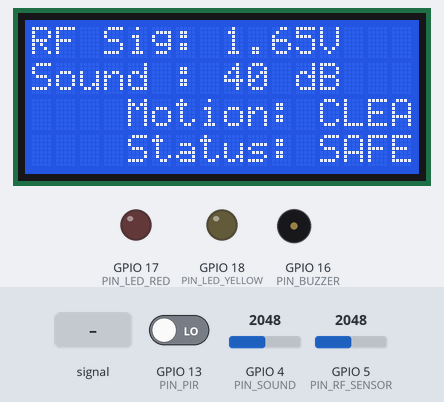
Recording of a sketch running on a simulated ESP32. Parts: 16×4 character LCD, output pins drawn as LEDs (lit = HIGH), buzzer (waves = sounding, pin HIGH). Dashed ring = blinking. Inputs (shaded band) come from the test bench; at power-on: GPIO 13 (PIN_PIR) LOW, GPIO 4 (PIN_SOUND) = 2048, GPIO 5 (PIN_RF_SENSOR) = 2048. WiFi joins after 1.5 s; servers stay silent unless stated; no MQTT or app messages arrive unless stated; what the sketch prints to the serial monitor is not drawn.

Above: at 3.7 s.
3.8 s: GPIO 4 (PIN_SOUND) fed a 2 Hz sine of ±1228 counts around its level
At 5.06 s:
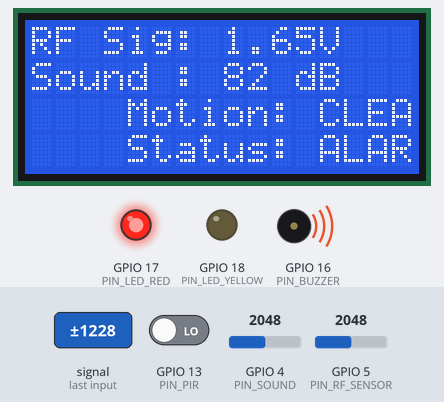
6.3 s: GPIO 13 (PIN_PIR) driven HIGH
At 7.8 s:
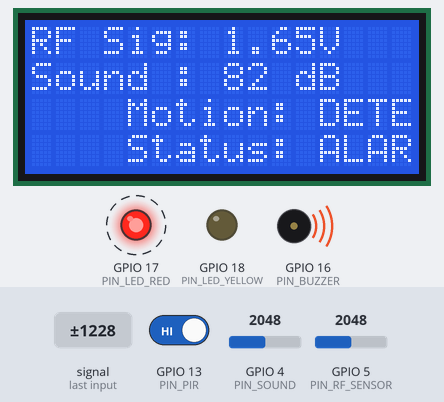
8.6 s: GPIO 4 (PIN_SOUND) set to 2866
At 9.7 s:
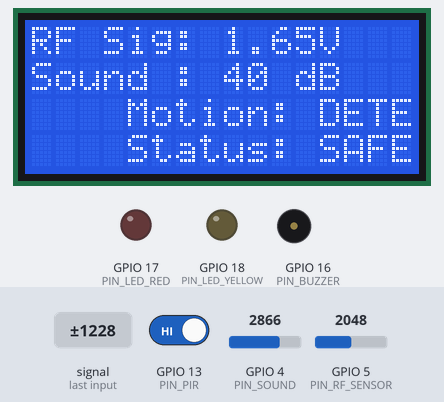
10.3 s: GPIO 5 (PIN_RF_SENSOR) set to 2866
At 11.1 s:
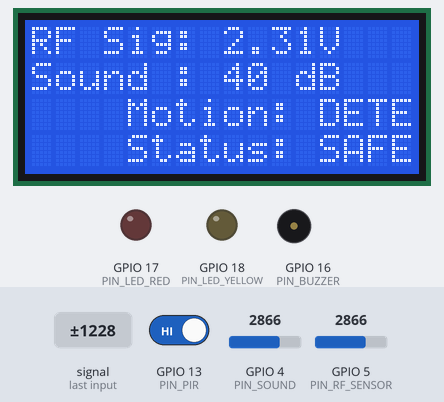
12.0 s: GPIO 4 (PIN_SOUND) fed a 200 Hz sine of ±327 counts around its level
At 12.6 s:
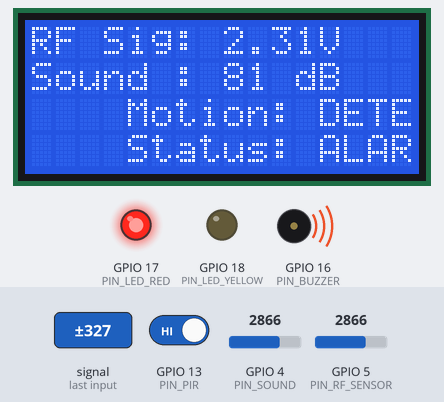
13.7 s: GPIO 5 (PIN_RF_SENSOR) set to 3603
At 15.2 s:
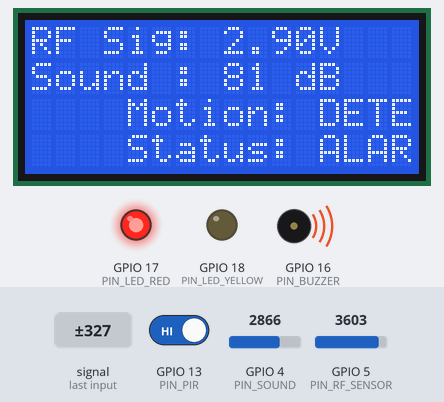
Timing chart, 0 to 16.3 s (numbered marks = the images above; inputs shaded):
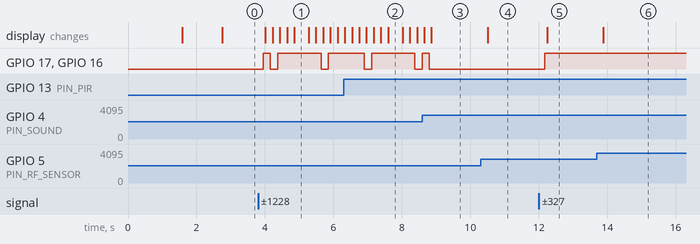

The sketch:

PhoneDetectorC__.jsx.ino
```cpp
#include <WiFi.h>
#include <ArduinoJson.h>
#include <Wire.h>
#include <LiquidCrystal_I2C.h>
#include <HardwareSerial.h>
#include <PubSubClient.h> // NEW: MQTT Library

HardwareSerial sim900a(1);

// Pins
#define PIN_RF_SENSOR   5
#define PIN_SOUND       4
#define PIN_PIR         13
#define PIN_BUZZER      16
#define PIN_LED_RED     17
#define PIN_LED_YELLOW  18
#define PIN_SIM_RX      10
#define PIN_SIM_TX      11

#define I2C_SDA 8
#define I2C_SCL 9
LiquidCrystal_I2C lcd(0x27, 16, 4);

// Wi-Fi and MQTT
const char* ssid = "Saveen's NOVA 9";
const char* password = "81800000";
const char* mqtt_server = "192.168.43.190";

WiFiClient espClient;
PubSubClient mqttClient(espClient);

// ── SMS Function ──────────────────────────────────────────────────
void sendSMS(String number, String text) {
  lcd.setCursor(0, 3);
  lcd.print("SENDING SMS...  ");

  sim900a.println("AT+CMGF=1");
  delay(200);
  sim900a.println("AT+CMGS=\"" + number + "\"");
  delay(200);
  sim900a.print(text);
  delay(200);
  sim900a.write(26);

  Serial.println("[SMS] Sent to: " + number);
  delay(2000);
}

// ── MQTT Callback (Fires when Node.js sends an SMS command) ───────
void mqttCallback(char* topic, byte* payload, unsigned int length) {
  String incoming = "";
  for (int i = 0; i < length; i++) {
    incoming += (char)payload[i];
  }

  if (String(topic) == "sentinel/commands" && incoming.startsWith("SMS:")) {
    int firstColon = incoming.indexOf(':');
    int secondColon = incoming.indexOf(':', firstColon + 1);

    if (firstColon > 0 && secondColon > 0) {
      String phone = incoming.substring(firstColon + 1, secondColon);
      String msg = incoming.substring(secondColon + 1);
      sendSMS(phone, msg);
    }
  }
}

// ── MQTT Reconnect Loop ───────────────────────────────────────────
void reconnect() {
  while (!mqttClient.connected()) {
    Serial.print("Connecting to MQTT Broker...");
    // Give the ESP32 a unique ID for the server to recognize
    if (mqttClient.connect("ESP32_Sentinel_01")) {
      Serial.println("Connected!");
      mqttClient.subscribe("sentinel/commands"); // Listen for SMS triggers
    } else {
      Serial.print("Failed, rc=");
      Serial.print(mqttClient.state());
      Serial.println(" retrying in 5 seconds...");
      delay(5000);
    }
  }
}

void setup() {
  Serial.begin(115200);

  pinMode(PIN_PIR, INPUT);
  pinMode(PIN_BUZZER, OUTPUT);
  pinMode(PIN_LED_RED, OUTPUT);
  pinMode(PIN_LED_YELLOW, OUTPUT);

  digitalWrite(PIN_BUZZER, LOW);
  digitalWrite(PIN_LED_RED, LOW);
  digitalWrite(PIN_LED_YELLOW, LOW);

  Wire.begin(I2C_SDA, I2C_SCL);
  lcd.init();
  lcd.backlight();
  lcd.setCursor(0, 0);
  lcd.print("SENTINEL V2-MQTT");

  Serial.print("Connecting to Wi-Fi");
  WiFi.begin(ssid, password);
  while (WiFi.status() != WL_CONNECTED) {
    delay(500);
    Serial.print(".");
  }
  Serial.println("\nWi-Fi connected!");
  lcd.clear();

  sim900a.begin(9600, SERIAL_8N1, PIN_SIM_RX, PIN_SIM_TX);
  delay(1000);

  // Setup MQTT
  mqttClient.setServer(mqtt_server, 1883);
  mqttClient.setCallback(mqttCallback);
}

int getSoundVolume() {
  int maxVal = 0;
  int minVal = 4095;
  unsigned long startMillis = millis();
  while (millis() - startMillis < 50) {
    int sample = analogRead(PIN_SOUND);
    if (sample > maxVal) maxVal = sample;
    if (sample < minVal) minVal = sample;
  }
  return maxVal - minVal;
}

void loop() {
  if (!mqttClient.connected()) {
    reconnect();
  }
  mqttClient.loop(); // Keeps the MQTT connection alive and listens for messages

  int rfAdc    = analogRead(PIN_RF_SENSOR);
  int rawSound = getSoundVolume();
  bool pirState = digitalRead(PIN_PIR);

  float dbScale = 40.0;
  if (rawSound > 2) dbScale = (20.0 * log10(rawSound)) + 25.0;
  if (dbScale < 40.0) dbScale = 40.0;
  if (dbScale > 110.0) dbScale = 110.0;

  float rfVoltage = (float)(rfAdc * 3.3 / 4095.0);

  if (dbScale > 70.0) {
    digitalWrite(PIN_BUZZER, HIGH);
    digitalWrite(PIN_LED_RED, HIGH);
  } else {
    digitalWrite(PIN_BUZZER, LOW);
    digitalWrite(PIN_LED_RED, LOW);
  }

  // LCD Updates
  lcd.setCursor(0, 0); lcd.print("RF Sig: "); lcd.print(rfVoltage, 2); lcd.print("V  ");
  lcd.setCursor(0, 1); lcd.print("Sound : "); lcd.print((int)dbScale); lcd.print(" dB   ");
  lcd.setCursor(0, 2); lcd.print("Motion: "); lcd.print(pirState == HIGH ? "DETECTED" : "CLEAR   ");
  lcd.setCursor(0, 3); lcd.print("Status: "); lcd.print(dbScale > 70.0 ? "ALARM!  " : "SAFE    ");

  // ── Build and Send the MQTT Packet ──
  StaticJsonDocument<200> doc;
  doc["dbm"]   = rfVoltage;
  doc["sound"] = (int)dbScale;
  doc["pir"]   = pirState ? 1 : 0;

  char jsonBuffer[200];
  serializeJson(doc, jsonBuffer);

  // Publish to the "sentinel/sensors" topic
  mqttClient.publish("sentinel/sensors", jsonBuffer);

  delay(100);
}
```

Measured:
- after the input at 3.8 s, GPIO 17 (PIN_LED_RED), GPIO 16 (PIN_BUZZER): goes HIGH 0.21 s, LOW 0.21 s, HIGH 1.3 s, LOW 0.21 s, then HIGH, starting after 0.15 s; the display: first changes after 0.21 s (image 1 shows a later state)
- after the input at 6.3 s, the display: first differs from a run without the input after 0.24 s (image 2 shows a later state)
- after the input at 10.3 s, the display: changes after 0.20 s (image 4)
- after the input at 12.0 s, GPIO 17 (PIN_LED_RED), GPIO 16 (PIN_BUZZER): LOW → HIGH after 0.18 s; the display: changes after 0.24 s (image 5)
- after the input at 13.7 s, the display: changes after 0.18 s (image 6)
- what the display in image 1 shows lasts 0.4 s, from 4.9 s to 5.3 s
